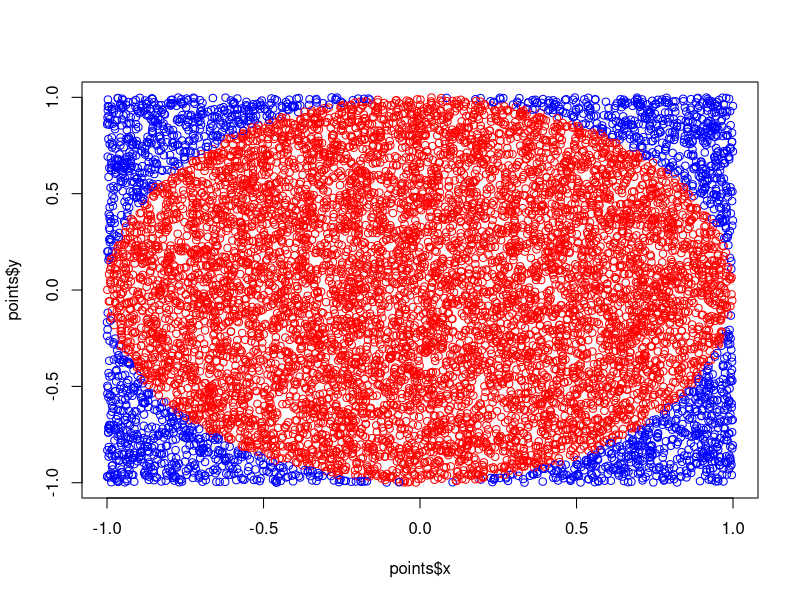

Generate this figure with R:
# ############## #
# Pi estimate    #
# ############## #
# Uses the Monte Carlo technique
# Throws random points into a square of side two centered
# into the origin and count the points included in a circle 
# with radius 1 and center in the origin
# 
# Parameters
# - nthrows 
# Uses
# - count: integer, to count the hits
#         inside the circle
# - x,y: double, coordinates of the 
#        point thrown to the target
# Algorithm
# - initialize count to 0
# - repeat nthrows times
#   - generate x and y randomly between
#     -1 and 1
#   - if x^2 + y^2 <= 1
#     - increment count by 1
# - return count / nthrows * 4
rm(list = ls())
pi_estimate <- function(nthrows = 100){
  count <- 0
  for (i in 1:nthrows){
    x <- runif(1,-1, 1)
    y <- runif(1,-1, 1)
    if (sqrt(x^2 + y^2) <= 1)
      count <- count + 1
  }
  return(4 * count / nthrows)
}


# ############## #
# Pi estimate    #
# vectorized     #
# ############## #
# Uses the Monte Carlo technique
# Throws random points into a square of side two centered
# into the origin and count the points included in a circle 
# with radius 1 and center in the origin
# 
# Parameters
# - nthrows 
# - ret - optional, if 'count' returns an integer
#         otherwise a dataframe with x,y,in_out
# Uses
# - count: integer, to count the hits
#         inside the circle
# - x,y: double vectors, coordinates of the 
#        points thrown to the target
# Algorithm:
# - Generate two uniformly distributed random vectors x,y
# - combine the two vectors as columns of a matrix
# - use the function rowNorms to compute the norms of the rows
#       and store the results in vector norms
# - norms<=1 is true for points belonging to the circle
# - sum(norms<=1) is the number of true
# - multiply by 4 and divide by the number of throws
# 
pi_estimate_vec <- function(nthrows = 100, ret = 'count'){
  m <- runif(2 * nthrows,-1, 1)
  m <- matrix(m, ncol = 2)
  norms <- sqrt(m[,1]^2+m[,2]^2)
  if (ret == 'count'){ # returns pi estimate
    count <- sum(norms <= 1)
    return(4 * count / nthrows)
  } else { # returns the data frame with the generated values
    return(data.frame(x=m[,1],y=m[,2],norm=norms))
  }
} # pi_estimate_vec


# n <- 1000000
n <- 10000
set.seed(42)
print("Running pi_estimate")
print(system.time({pi_est <- pi_estimate(n)}))
set.seed(42)
print("Running pi_estimate_vec")
print(system.time({pi_est <- pi_estimate_vec(n)}))
#pi_est <- pi_estimate(n)
cat("The estimation of PI with ", n, "throws is ")
cat(pi_est, "\n")
cat("The error is "
    , sprintf(" %.6f%%", abs(pi_est - pi) / pi * 100)
    , sep = "")

points <- pi_estimate_vec(n, "norms")
plot(x=points$x, y=points$y, 
     col=ifelse(points$norm<=1,'red','blue')
     )
